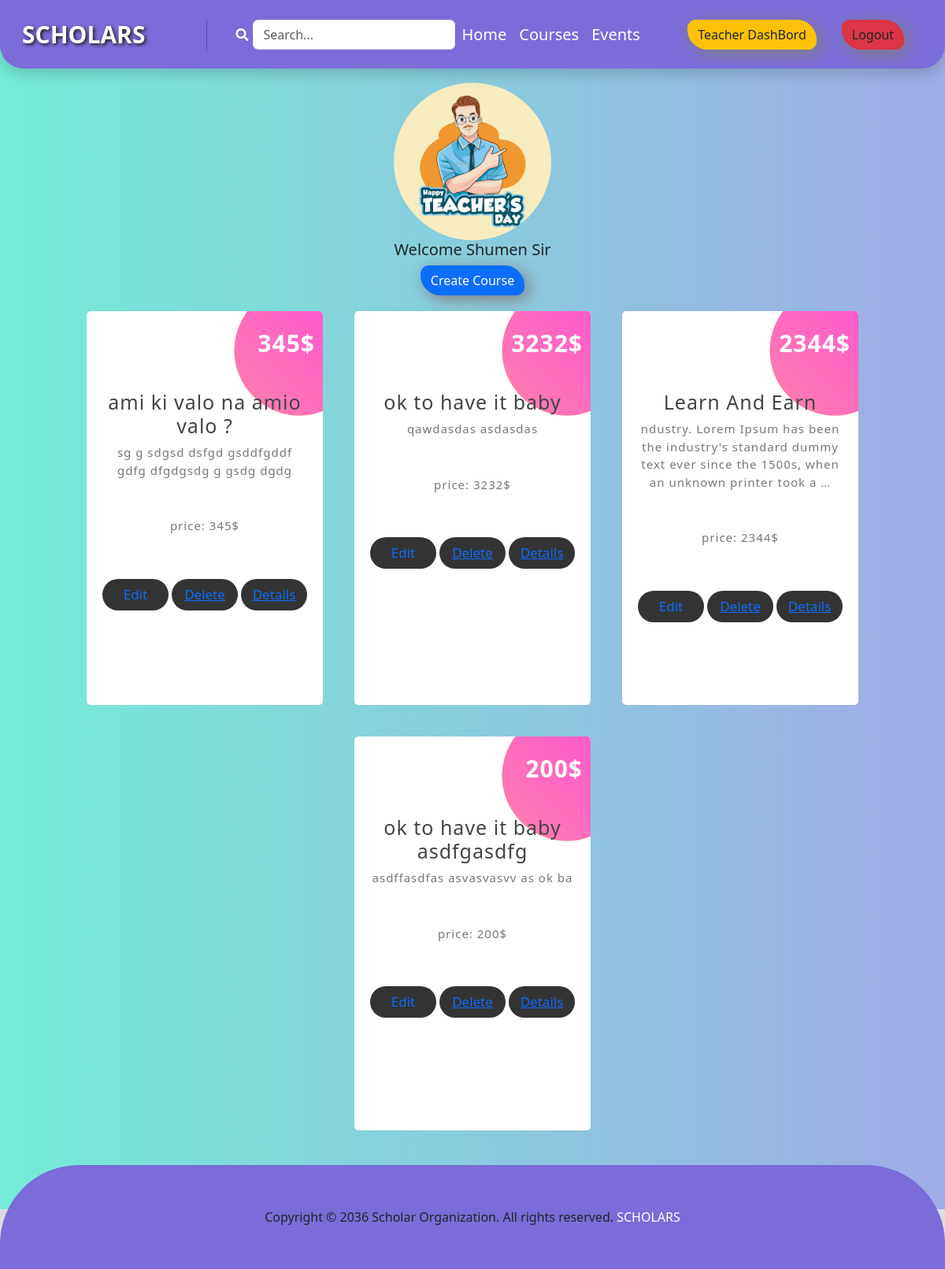
Before: /course/teacher/ (signed in) with the older database file.
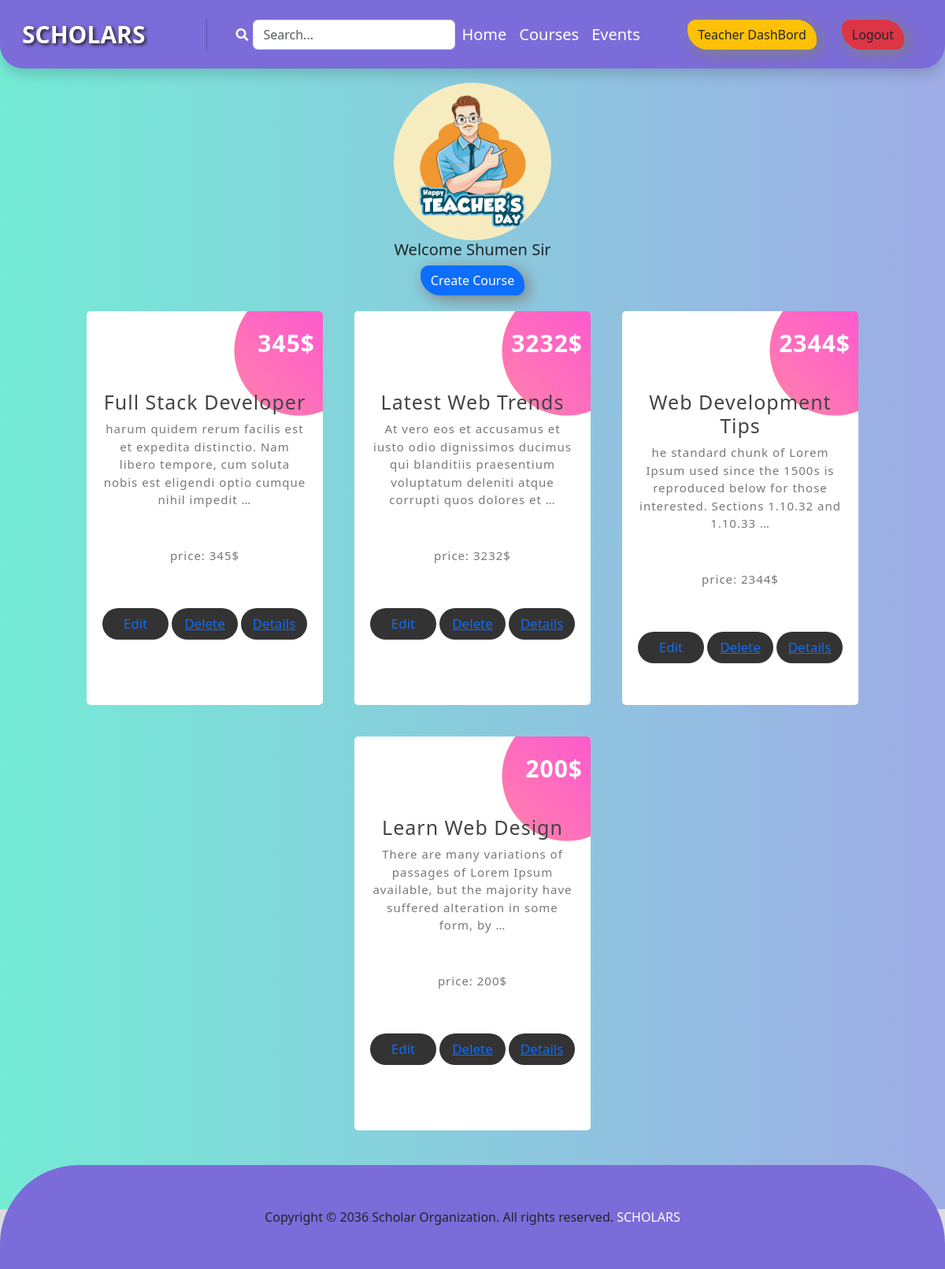
After: the same page with the newer database file.
### Course/models.py (models this page shows, shortened)
class AddCourse(models.Model):
    teacher = models.ForeignKey(User, on_delete=models.CASCADE,related_name='teacher' )
    Course_Title  = models.CharField(max_length=100)
    price = models.DecimalField(max_digits=10, decimal_places=0 , null=True)
    Content = models.TextField()
    Type = models.ForeignKey(Type,on_delete=models.CASCADE)
    image = models.ImageField(upload_to='Course/media/uploads/', blank = True, null = True)

### Course/views.py (the view)
# urls.py: path('teacher/',views.TeacherDashBoardView.as_view(),name='teacher'),
class TeacherDashBoardView(View):
    template_name = 'TeacherDashboard.html'
    def get(self, request, category_slug=None):
        data = models.AddCourse.objects.filter(teacher=request.user)
        categories = models.Type.objects.all()
        if category_slug is not None:
            category = models.Type.objects.get(slug=category_slug)
            data = data.filter(Type=category)
        return render(request, self.template_name, {"data": data, "categories": categories})

### Course/templates/TeacherDashboard.html
{% extends "base.html" %}
{% load static %}
{% block content %}
<section class='teacher_container hightContainer'>
<div class='pt-5'>
    <div class='d-flex justify-content-center'>
        <img class='teacher-logo' src="{% static "img/teacher.jpg" %}" alt="">
    </div>
    <h5 class='text-center'>Welcome {{user.first_name}} Sir</h5>
    <div  class='d-flex justify-content-center'>
        <button class='btn-style btn btn-primary'><a class='text-decoration-none text-white' href="{% url "addCourse" %}">Create Course</a></button>
    </div>
    <div class="Card_container">
        {% for i in data %}
        <div class="box">
            <h3>{{i.Course_Title}}</h3>
            <p class="">{{i.Content|truncatewords:20}}</p>
            <p class=" mt-5">price: {{i.price}}$</p>
            <div class='d-flex justify-content-center gap-1'>
                <button><a class='text-decoration-none' href="{% url "edit" i.id%}">Edit</a></button>
                <button  class='text-decoration-none'><a href="{% url "delete" i.id%}">Delete</a></button>
                <button><a  class='text-decoration-none'><a href="{% url "details_view" i.id%}">Details</a></button>
            </div>
            <span class='count'>{{i.price}}$</span>
          </div>
        {% endfor %}
      </div>
</div>
</section>
{% endblock content %}

Changed rows visible on the page:
changed AddCourse: Course_Title "ami ki valo na amio valo ?" → "Full Stack Developer"; Content "sg g sdgsd dsfgd gsddfgddf gdfg dfgdgsdg g gsdg dgdg" → "harum quidem rerum facilis est et expedita distinctio. Nam libero tempore, cum soluta nobis est eligendi optio cumque nihil impedit …"
changed AddCourse: Course_Title "ok to have it baby" → "Latest Web Trends"; Content "qawdasdas asdasdas" → "At vero eos et accusamus et iusto odio dignissimos ducimus qui blanditiis praesentium voluptatum deleniti atque corrupti quos dolores et …"
changed AddCourse: Course_Title "Learn And Earn" → "Web Development Tips"; Content "ndustry. Lorem Ipsum has been the industry's standard dummy text ever since the 1500s, when an unknown printer took a …" → "he standard chunk of Lorem Ipsum used since the 1500s is reproduced below for those interested. Sections 1.10.32 and 1.10.33 …"
changed AddCourse: Course_Title "ok to have it baby asdfgasdfg" → "Learn Web Design"; Content "asdffasdfas asvasvasvv as ok ba" → "There are many variations of passages of Lorem Ipsum available, but the majority have suffered alteration in some form, by …"
